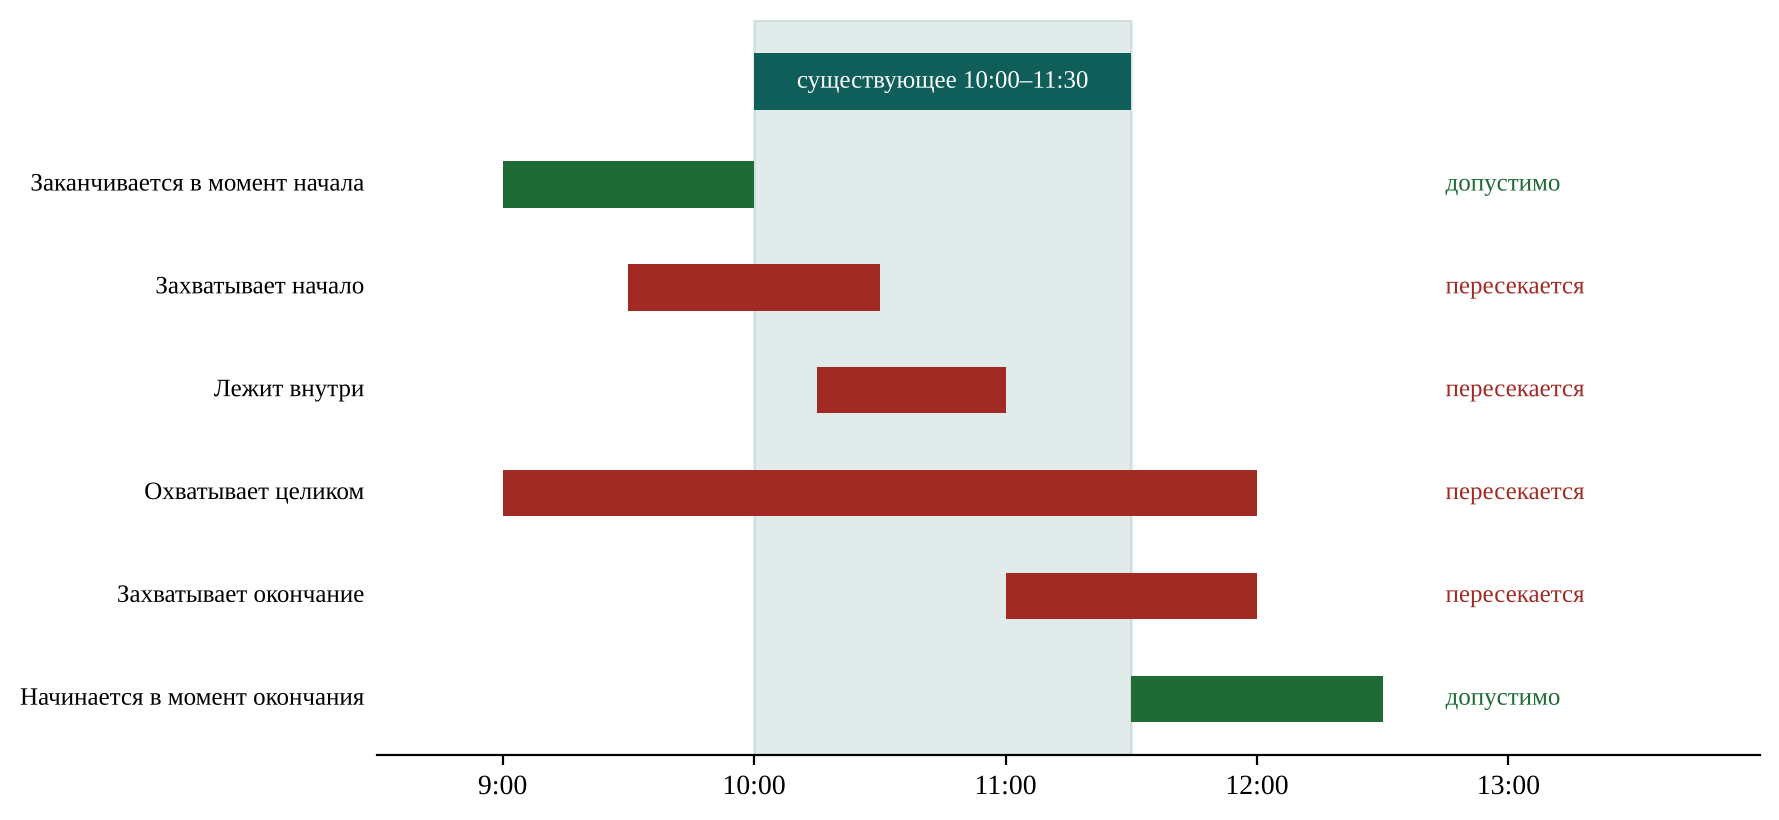

Recreate this plot in Python.
"""Рисунок: варианты взаимного расположения интервалов и результат проверки пересечения."""
import matplotlib
matplotlib.use("Agg")
import matplotlib.pyplot as plt

plt.rcParams["font.family"] = "Liberation Serif"
cases = [
    ("Заканчивается в момент начала", 9.0, 10.0, False),
    ("Захватывает начало", 9.5, 10.5, True),
    ("Лежит внутри", 10.25, 11.0, True),
    ("Охватывает целиком", 9.0, 12.0, True),
    ("Захватывает окончание", 11.0, 12.0, True),
    ("Начинается в момент окончания", 11.5, 12.5, False),
]
fig, ax = plt.subplots(figsize=(9, 4.2), dpi=200)
ax.axvspan(10.0, 11.5, color="#0f5e5a", alpha=0.12)
ax.barh(len(cases), 1.5, left=10.0, height=0.55, color="#0f5e5a")
ax.text(10.75, len(cases), "существующее 10:00–11:30", ha="center", va="center", color="white", fontsize=9)
for i, (name, a, b, bad) in enumerate(cases):
    y = len(cases) - 1 - i
    ax.barh(y, b - a, left=a, height=0.45, color="#a12b24" if bad else "#1f6b35")
    ax.text(12.75, y, ("пересекается" if bad else "допустимо"), va="center", fontsize=9, color="#a12b24" if bad else "#1f6b35")
    ax.text(8.45, y, name, va="center", ha="right", fontsize=9)
ax.set_xlim(8.5, 14)
ax.set_xticks([9, 10, 11, 12, 13])
ax.set_xticklabels(["9:00", "10:00", "11:00", "12:00", "13:00"])
ax.set_yticks([])
for s in ("top", "right", "left"):
    ax.spines[s].set_visible(False)
plt.tight_layout()
plt.savefig("intervals.png", bbox_inches="tight")
